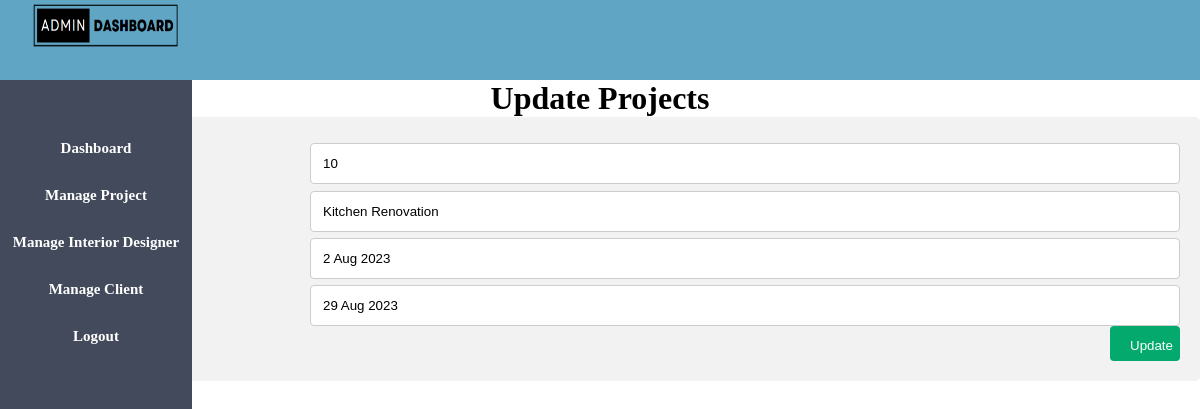
The app's page /authen/updateproduct.php?pid=10 with its own data.
### tables this page shows
CREATE TABLE `project` (
  `pid` int(200) NOT NULL,
  `p_type` varchar(100) NOT NULL,
  `project_name` varchar(100) NOT NULL,
  `start_date` varchar(100) NOT NULL,
  `end_date` varchar(100) NOT NULL
);

### authen/updateproduct.php (the view, shortened to what this page needs)
<?php
require "../connection/connection.php";
$id = $_GET['pid'];
$query = "SELECT * FROM project WHERE pid = '$id'";
$result=mysqli_query($con,$query);
$row=mysqli_fetch_assoc($result);
?>
<!DOCTYPE html>
<html lang="en">
<head>
    <link rel="stylesheet" type="text/css" href="../admin/admin.css">
</head>
<body>
    <header class="header">
    <img src="../admin/images/admin.png" width="150" height="50"/>
    </header>
    <aside>
    <ul>
            <li>
                <a href="../admin/admindashboard.php">Dashboard</a>
            </li>
            <li>
                <a href="../admin/project.php">Manage Project</a>
            </li>
            <li>
                <a href="../admin/designer.php">Manage Interior Designer</a>
            </li>
            <li>
                <a href="../admin/enquiry.php">Manage Client</a>
            </li>
            <li>
            <a href="../admin/adminlogin.php">Logout</a>
            </li>
        </ul>
    </aside>
    <div class="content1">
    <h1> Update Projects </h1>
    </div>
    <div class="container">
  <form action="../authen/updateproduct1.php" method="POST">
    <div class="row">
      <div class="col-25">
        <label for="pid">ID</label>
      </div>
      <div class="col-75">
        <input type="text" value="<?php echo $row['pid'];?>" name="pid" placeholder="Enter ID">
      </div>
    </div>
    <div class="row">
      <div class="col-75">
        <input type="text" value="<?php echo $row['project_name'];?>" name="project_name" placeholder="Enter Project Name">
      </div>
    </div>
    <div class="row">
      <div class="col-75">
        <input type="text" value="<?php echo $row['start_date'];?>" name="start_date" placeholder="Enter date">
      </div>
    </div>
    <div class="row">
      <div class="col-75">
        <input type="text" value="<?php echo $row['end_date'];?>" name="end_date" placeholder="Enter date">
      </div>
    </div>
    <div class="row">
      <button type="submit" value="Update" name="update">Update</button>
    </div>
  </form>
</div>
</body>
</html>

### admin/admin.css (style rules this page uses)
* { margin: 0px; padding: 0px; }
.header { background-color: #61a5c5; line-height: 70px; padding-left: 30px; }
a,a:hover { text-decoration: none; }
ul { background-color: #424a5b; width: 16%; height: 100%; position: fixed; padding-top: 5%; text-align: center; }
ul li { list-style: none; padding-bottom: 30px; font-size: 15px; }
ul li a { color: white; font-weight: bold; }
.content1 { text-align: center; }
input[type=text], select, textarea { width: 100%; padding: 12px; border: 1px solid #ccc; border-radius: 4px; box-sizing: border-box; resize: vertical; }
label { padding: 12px 12px 12px 0; display: inline-block; }
button[type=submit] { background-color: #04AA6D; width: 70px; height: 35px; color: white; padding: 12px 20px; border: none; border-radius: 4px; cursor: pointer; float: right; }
.container { border-radius: 5px; background-color: #f2f2f2; padding: 20px; }
.col-25 { float: left; width: 25%; margin-top: 6px; }
.col-75 { float: left; width: 75%; margin-top: 6px; }
.row:after { content: ""; display: table; clear: both; }

### records on screen
project: pid "10", project_name "Kitchen Renovation", start_date "2 Aug 2023", end_date "29 Aug 2023"
